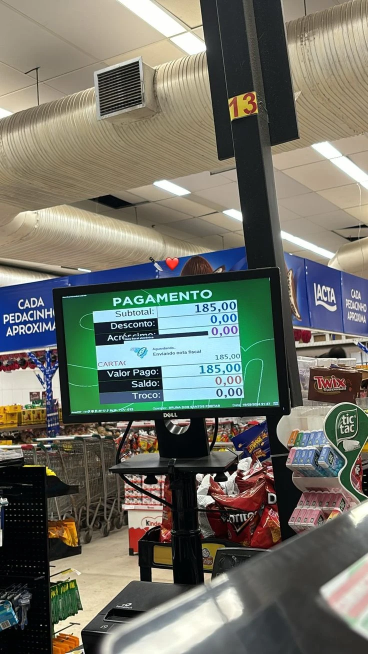
#> input picture linkedin/edicao/original.png, 736 x 1308 px, found by its file name (shown at 1/2 size)
$ python editar.py
#> lines starting #> are read from the running program, lines starting #| are printed output that depends on the picture; after the words box and inside, x2 and y2 are one past the last pixel; in counts of white or black regions, pixels touching at a corner belong together
from PIL import Image, ImageDraw, ImageFilter
import numpy as np, io
im=Image.open('linkedin/edicao/original.png').convert('RGB'); W,H=im.size
#> further down, im is the input picture: PIL image 736x1308 RGB; mean R, G, B 110.9, 112.2, 101.6
#> after `W, H = im.size`: W = 736; H = 1308
# 1) remove o "13" clonando o poste (com compensação da inclinação da borda)
a=np.asarray(im).astype(np.float32).copy()
mask=Image.new('L',(W,H),0); ImageDraw.Draw(mask).polygon([(454,176),(521,170),(523,258),(462.5,260)],fill=255)
#> after `mask = Image.new('L', (W, H), 0)`: mask: PIL image 736x1308 L; every value is 0
#> after `ImageDraw.Draw(mask).polygon([(454, 176), (521, 170), (523, 258), (462`:
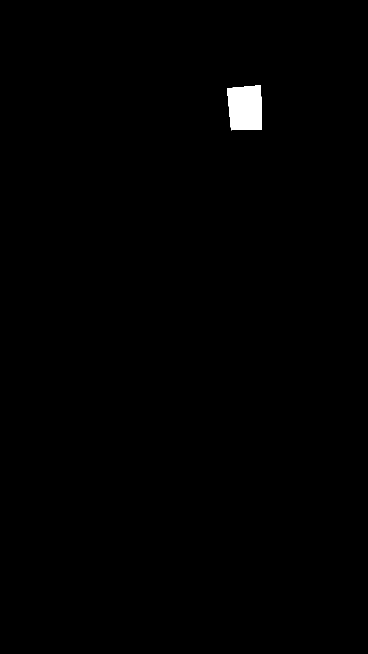
#> mask: PIL image 736x1308 L (shown at 1/2 size); 0.58% white; 1 white region, box (x1, y1, x2, y2) and area: (454, 170, 524, 261) 5613
m=(np.asarray(mask.filter(ImageFilter.GaussianBlur(1.6))).astype(np.float32)/255.0)[...,None]
ys,xs=np.mgrid[0:H,0:W]
src=a[np.clip((ys+80).astype(int),0,H-1),np.clip((xs+8.5).astype(int),0,W-1)]
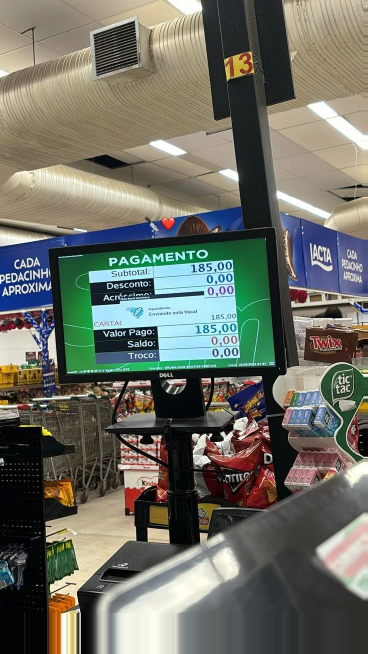
#> src: shape (1308, 736, 3) float32 (shown at 1/2 size); mean R, G, B 108.3, 109.9, 99.7
a=a*(1-m)+src*m
# 1b) remove os emojis (faca e coracao) acima do monitor, clonando o banner/duto a esquerda
m2=Image.new('L',(W,H),0); ImageDraw.Draw(m2).polygon([(296,508),(362,505),(362,551),(300,553)],fill=255)
#> after `ImageDraw.Draw(m2).polygon([(296, 508), (362, 505), (362, 551), (300, `:
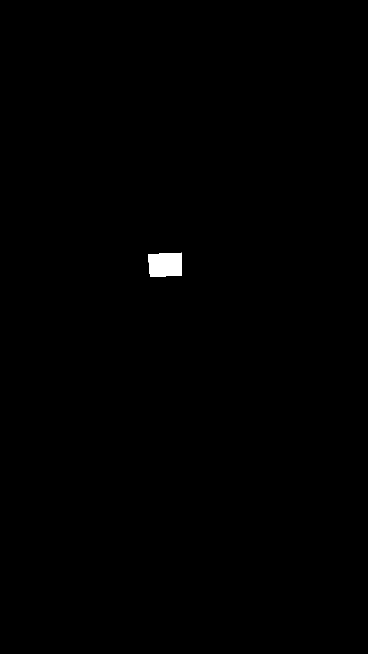
#> m2: PIL image 736x1308 L (shown at 1/2 size); 0.31% white; 1 white region, box (x1, y1, x2, y2) and area: (296, 505, 363, 554) 2966
m2=(np.asarray(m2.filter(ImageFilter.GaussianBlur(2.0))).astype(np.float32)/255.0)[...,None]
#> m2: shape (1308, 736, 1) float32
src2=a[np.clip((ys+11.2).astype(int),0,H-1),np.clip((xs-68).astype(int),0,W-1)]
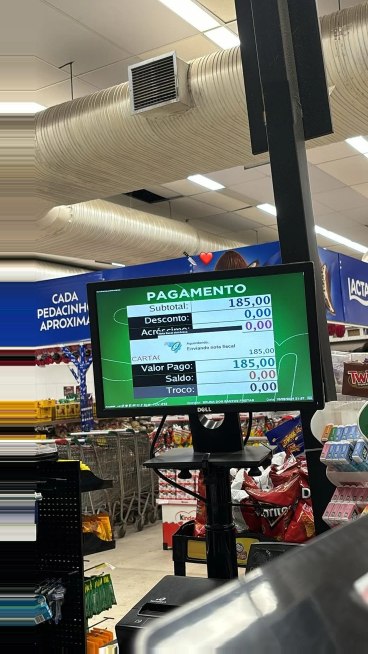
#> src2: shape (1308, 736, 3) float32 (shown at 1/2 size); mean R, G, B 108, 109.7, 99.9
a=a*(1-m2)+src2*m2
m3=Image.new('L',(W,H),0); ImageDraw.Draw(m3).polygon([(307,548),(321,547),(321,558),(307,559)],fill=255)
#> after `ImageDraw.Draw(m3).polygon([(307, 548), (321, 547), (321, 558), (307, `:
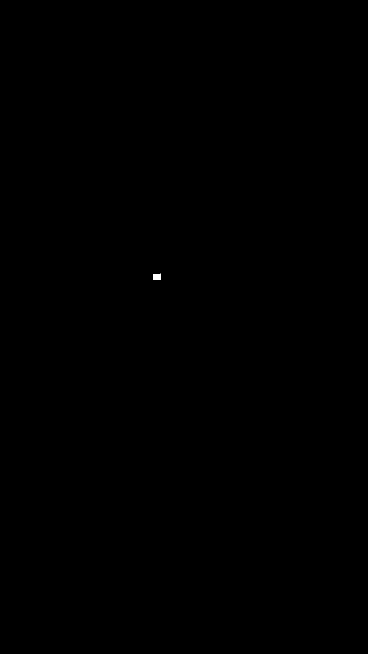
#> m3: PIL image 736x1308 L (shown at 1/2 size); 0.02% white; 1 white region, box (x1, y1, x2, y2) and area: (307, 547, 322, 560) 167
m3=(np.asarray(m3.filter(ImageFilter.GaussianBlur(1.4))).astype(np.float32)/255.0)[...,None]
#> m3: shape (1308, 736, 1) float32
src3=a[np.clip(ys.astype(int),0,H-1),np.clip((xs+16).astype(int),0,W-1)]
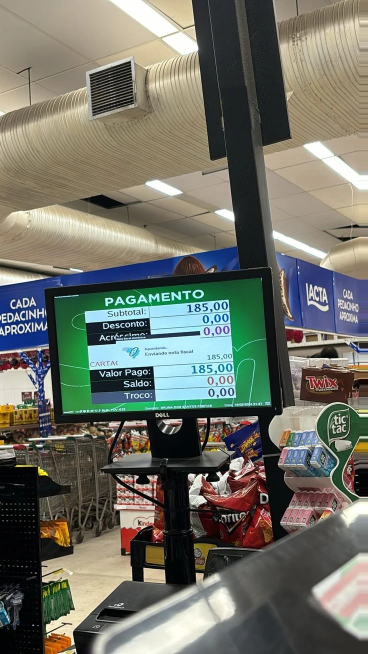
#> src3: shape (1308, 736, 3) float32 (shown at 1/2 size); mean R, G, B 111.1, 112.6, 102
a=a*(1-m3)+src3*m3
im=Image.fromarray(np.clip(a,0,255).astype(np.uint8))
# 2) tela do Future PDV, com acabamento de foto de monitor
dst=[(123,593),(541,553),(559,813),(139,828)]
#> (the run stopped early here; a loop or call above may not have finished)

$ run again, with linkedin/edicao/caixa2-future-pdv-1080.jpg saved as linkedin/edicao/original.png
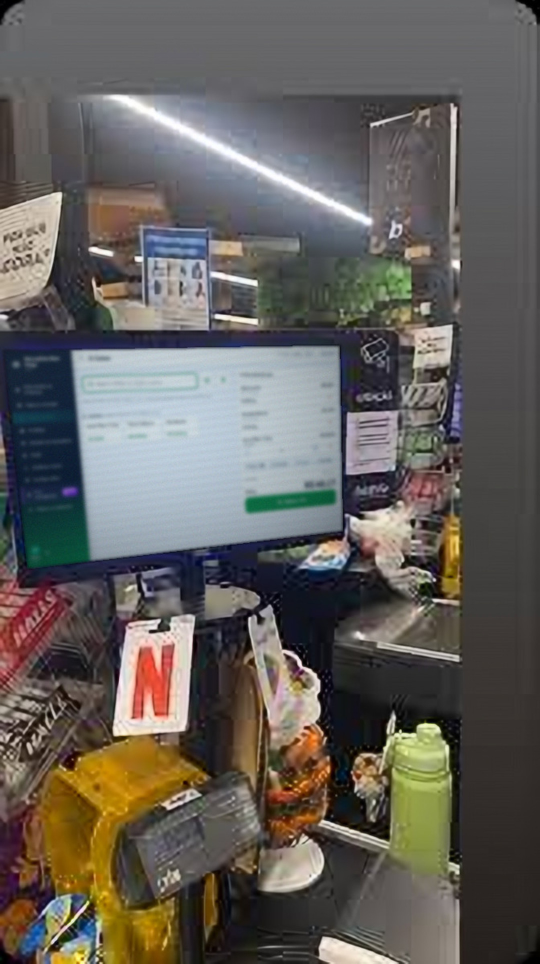
#> input picture linkedin/edicao/caixa2-future-pdv-1080.jpg, 1080 x 1928 px, found by its file name (shown at 1/2 size)
#> im is the input picture: PIL image 1080x1928 RGB; mean R, G, B 100.1, 96.1, 91.4
#> mask: PIL image 1080x1928 L; every value is 0
#> mask: PIL image 1080x1928 L; 0.27% white; 1 white region, box (x1, y1, x2, y2) and area: (454, 170, 524, 261) 5613
#> `src2=a[np.clip((ys+11.2).astype(int),0,H-1),np.clip((xs-68).astype(int..`:
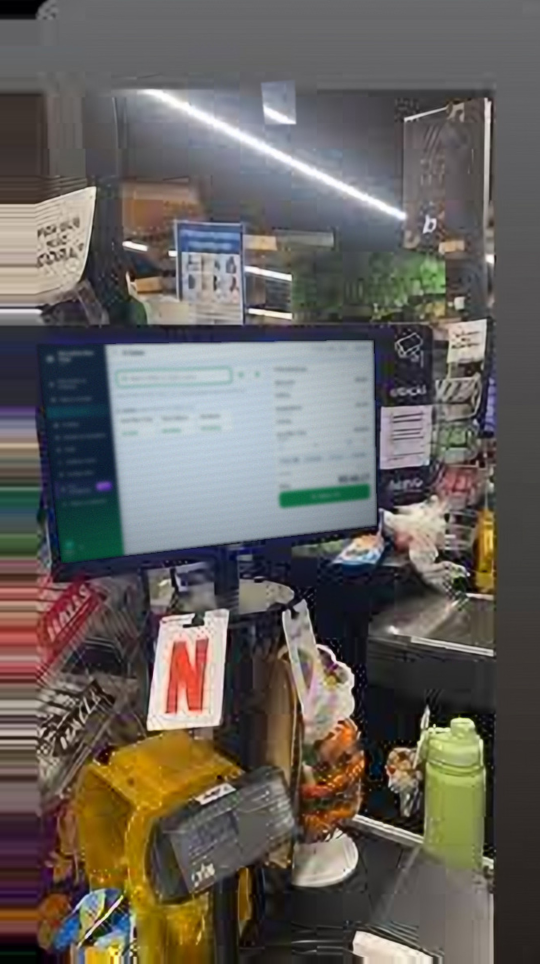
#> src2: shape (1928, 1080, 3) float32 (shown at 1/2 size); mean R, G, B 102.1, 97, 92.2
#> `src3=a[np.clip(ys.astype(int),0,H-1),np.clip((xs+16).astype(int),0,W-1)]`:
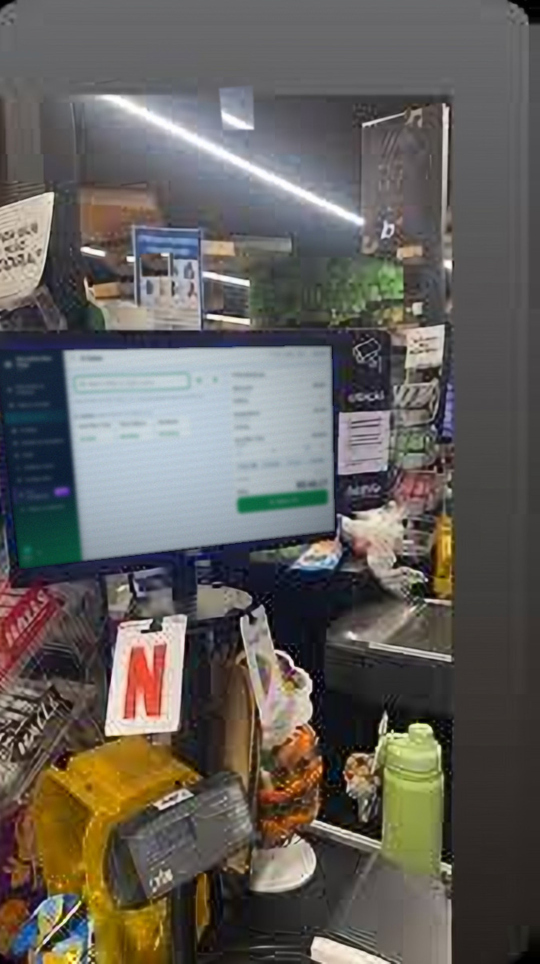
#> src3: shape (1928, 1080, 3) float32 (shown at 1/2 size); mean R, G, B 99.7, 95.7, 91.1

$ run again, with linkedin/edicao/caixa2-future-pdv-1080x1920.jpg saved as linkedin/edicao/original.png
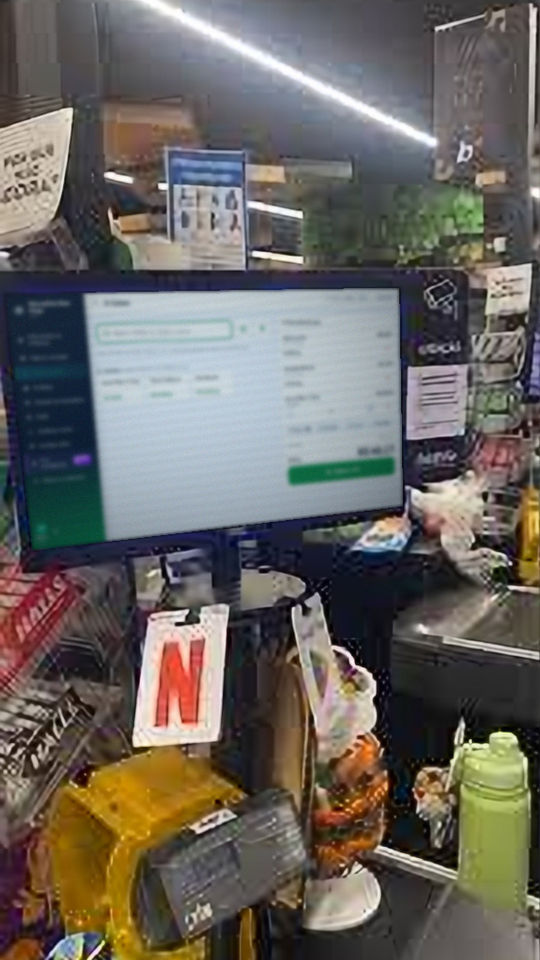
#> input picture linkedin/edicao/caixa2-future-pdv-1080x1920.jpg, 1080 x 1920 px, found by its file name (shown at 1/2 size)
#> im is the input picture: PIL image 1080x1920 RGB; mean R, G, B 106.3, 101.7, 96.4
#> mask: PIL image 1080x1920 L; every value is 0
#> mask: PIL image 1080x1920 L; 0.27% white; 1 white region, box (x1, y1, x2, y2) and area: (454, 170, 524, 261) 5613
#> `src2=a[np.clip((ys+11.2).astype(int),0,H-1),np.clip((xs-68).astype(int..`:
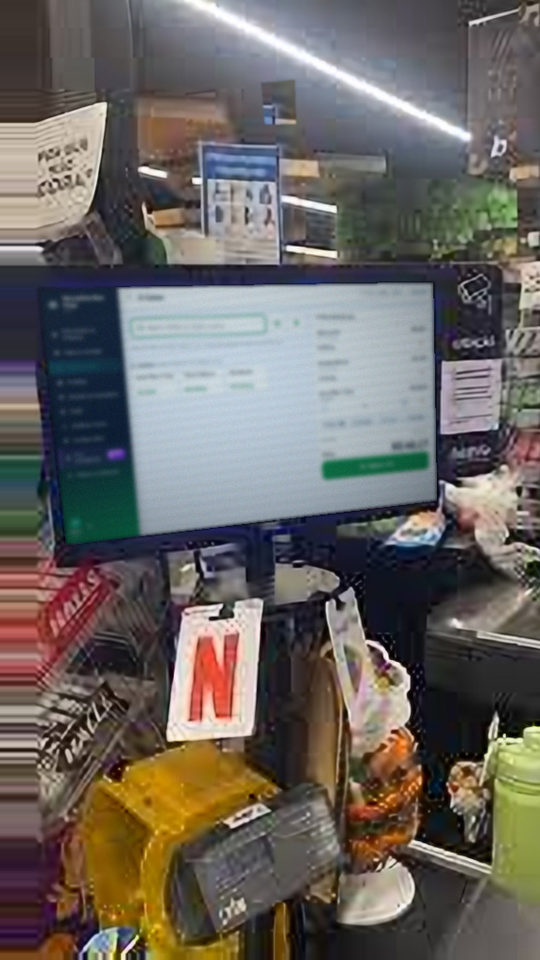
#> src2: shape (1920, 1080, 3) float32 (shown at 1/2 size); mean R, G, B 106.6, 101.1, 96.3
#> `src3=a[np.clip(ys.astype(int),0,H-1),np.clip((xs+16).astype(int),0,W-1)]`:
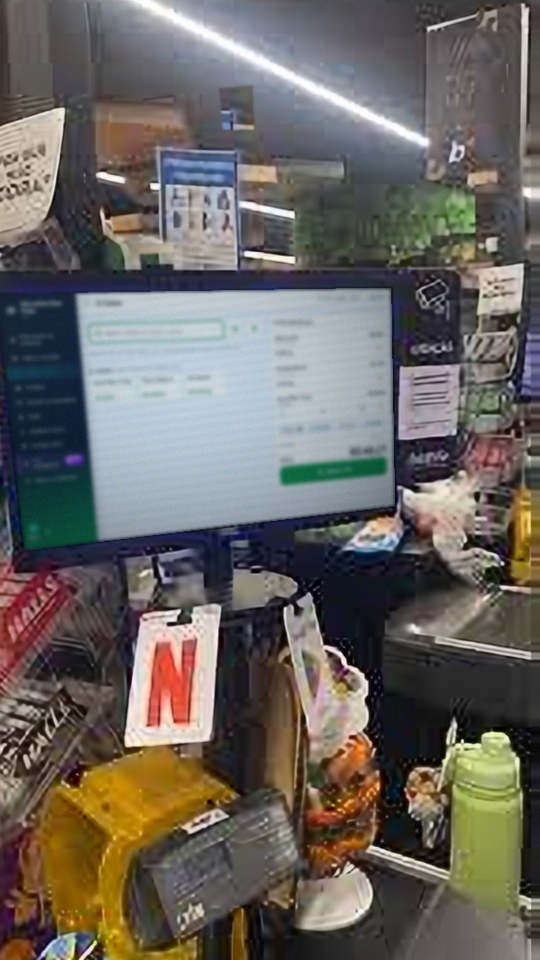
#> src3: shape (1920, 1080, 3) float32 (shown at 1/2 size); mean R, G, B 105.9, 101.4, 96.1
